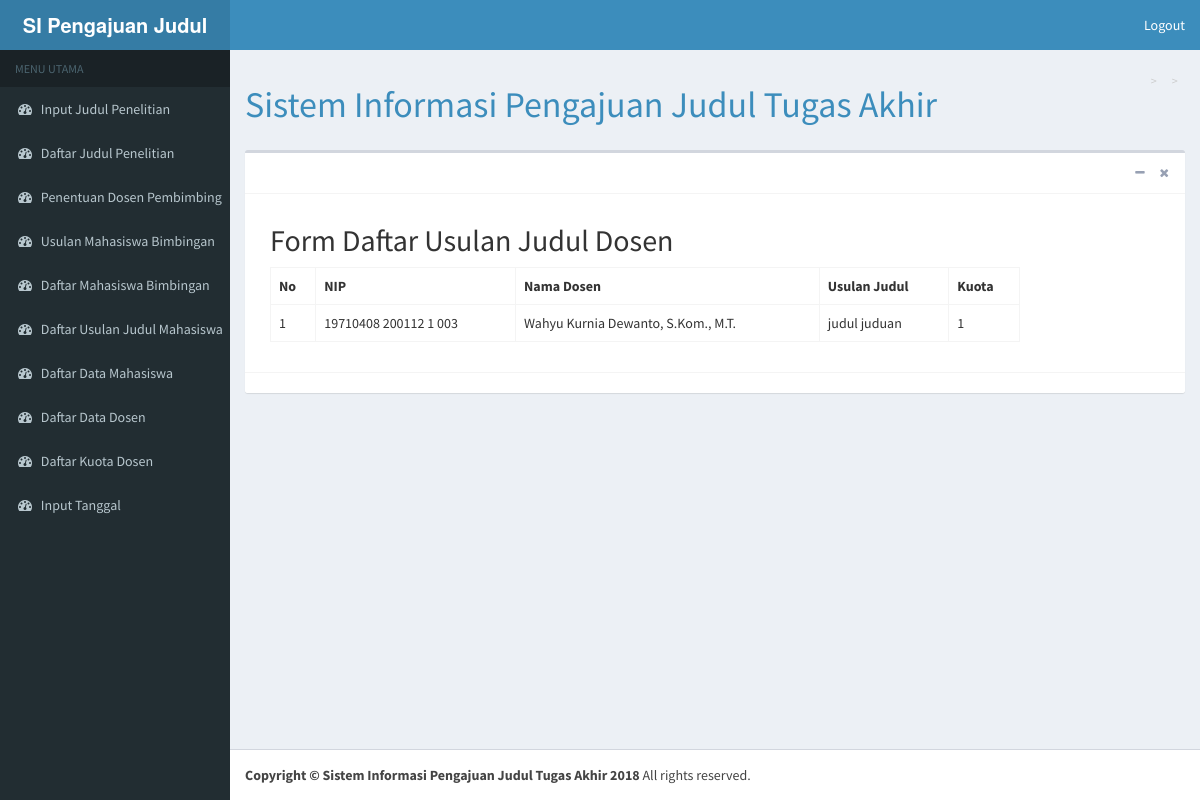
The app's page /kordinator/daftarusulanjudul with its own data.
### tables this page shows
CREATE TABLE `usulan_judul_dosen` (
  `id_judul_dosen` int(11) NOT NULL,
  `nip` varchar(30) NOT NULL,
  `judul_dosen` varchar(100) NOT NULL,
  `deskripsi` text NOT NULL,
  `kuota` int(10) NOT NULL
);

CREATE TABLE `data_dosen` (
  `nip` varchar(30) NOT NULL,
  `nama_dosen` char(100) NOT NULL,
  `hak_akses` enum('1','2','3') NOT NULL,
  `password` varchar(15) NOT NULL,
  `prodi` char(3) NOT NULL,
  `no_hp` varchar(50) NOT NULL
);

### application/views/kordinator/content.php (called while the page is built, shortened)
<?php
$this->load->view('kordinator/header');
if (isset($uniqid)){
  $this->load->view('kordinator/'.$uniqid);
} else {
  show_404();
}
?>

### application/controllers/Kordinator.php (called while the page is built, shortened)
<?php
class Kordinator extends CI_Controller {
	function __construct(){
		$this->load->helper(array('url'));
		$this->load->helper('form');
		$this->load->model('Kuotadosen_model');
		$this->load->model('logindosen_model');
		$this->load->model('koor_model');
		$this->load->model('Pengajuan_Model');
	}
	function daftarusulanjudul(){
		$data = array(
			'uniqid' => 'cobadaftarusulanjudul',
			$this->load->model('Pengajuan_Model'),
			'inner' => $this->Pengajuan_Model->tampil_judul(),
		);
		$this->load->view('kordinator/content',$data);
	}
}

### index.php (called while the page is built, shortened)
<?php
require_once BASEPATH.'core/CodeIgniter.php';

### application/models/Pengajuan_Model.php (called while the page is built, shortened)
<?php
class Pengajuan_Model extends CI_Model{
	function tampil_judul(){
		$this->db->select('usulan_judul_dosen.*, data_dosen.nama_dosen');
	    $this->db->from('usulan_judul_dosen');
	    $this->db->join('data_dosen', 'usulan_judul_dosen.nip = data_dosen.nip', 'left');
	    $x = $this->db->get();
	    return $x->result();
	}
}

### application/views/kordinator/cobadaftarusulanjudul.php (the view, shortened to what this page needs)
<div class="content-wrapper">
  <section class="content-header">
    <h1>
      Sistem Informasi Pengajuan Judul Tugas Akhir
    </h1>
    <ol class="breadcrumb">
      <li><a href="#"></a></li>
      <li class="active"></li>
    </ol>
  </section>
  <section class="content">
    <div class="box">
      <div class="box-header with-border">
        <div class="box-tools pull-right">
          <button type="button" class="btn btn-box-tool" data-widget="collapse" data-toggle="tooltip" title="Collapse">
            <i class="fa fa-minus"></i></button>
          <button type="button" class="btn btn-box-tool" data-widget="remove" data-toggle="tooltip" title="Remove">
            <i class="fa fa-times"></i></button>
        </div>
      </div>
      <div class="box-body">
      <section id="about">
    <div class="container">
      <div class="row">
        <div class="col-lg-8 mx-auto">
          <form action="<?php echo base_url('kordinator/formdaftarusulanjuduldosen') ?>" method="post">
            <div class="card">
            <div class="card-header">
              <h2>Form Daftar Usulan Judul Dosen
            </div>
            <div class="card-body p-4" align="center">
            <table class="table table-bordered "  style="background-color:white; width: 100%;">
              <tr>
                <th>No</th>
                <th>NIP</th>
                <th>Nama Dosen</th>
                <th>Usulan Judul</th>
                <th>Kuota</th>
              </tr>
              <?php
              $no = 1;
              foreach($inner as $u){
              ?>
              <tr>
                <td><?php echo $no++ ?></td>
                <td><?php echo $u->nip ?></td>
                <td><?php echo $u->nama_dosen ?></td>
                <td><?php echo $u->judul_dosen ?></td>
                <td><?php echo $u->kuota ?></td>
              </tr><?php }?>
            </table>
            </div>
          </div>
        </form>
        </div>
      </div>
    </div>
  </section>
      </div>
      <div class="box-footer">
      </div>
    </div>
  </section>
</div>

### records on screen
usulan_judul_dosen: nip "19710408 200112 1 003", nip.nama_dosen "Wahyu Kurnia Dewanto, S.Kom., M.T.", judul_dosen "judul juduan", kuota "1"
